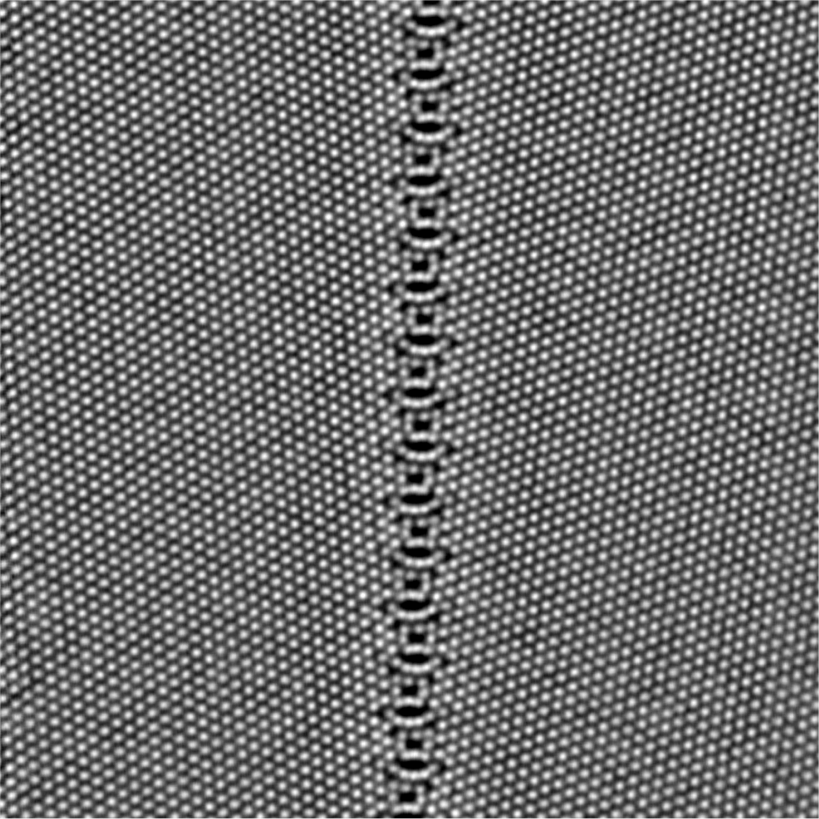
#> input picture Regression/segment/HAADF.tif, 1637 x 1638 px (shown at 1/2 size)
$ jupyter execute --allow-errors ai4STEM_segment.ipynb   (older library calls are emulated)
#> lines starting #> are read from the running program, lines starting #| are printed output that depends on the picture
### Regression/segment/saveLocalwindow.py
#!/bin/python

import sys
import os.path

import numpy as np
import math

from matplotlib import pyplot as plt

import makeScalebar
import makeWindowingFFT


def localwindow(image_in,stride_size,pixel_max):
    x_max = image_in.shape[0]
    y_max = image_in.shape[1]

    i = 0
    ni = 0
    while i < x_max-pixel_max:
        j = 0
        nj = 0
        ni = ni + 1

        while j < y_max-pixel_max:
            nj = nj + 1
            image = np.zeros((pixel_max,pixel_max))
            for x in range(0,pixel_max):
                for y in range(0,pixel_max):
                    image[x,y] = image_in[x+i,y+j]

            filename = "local_images_" + str(ni) + "_" + str(nj)
            plt.figure()
            plt.imshow(image,cmap='gray')
            #plt.colorbar()
            #plt.draw()
            plt.axis('off')
            plt.savefig(filename + '.png',bbox_inches='tight',pad_inches=0)

            makeWindowingFFT.windowFFT(image,filename)

            j += stride_size[1]


        i += stride_size[0]

### Regression/segment/makeScalebar.py
#!/usr/bin/python3.7

"""
This function draws a scale bar in an image based on the pixel size, typicall in pm and chosen scale bar width
typically in nm.
Input: a un- or processed image
Output: the image with a white scale bar, the image is also saved as high quality .png
"""

# Libraries
import matplotlib
import matplotlib.pyplot as plt
from matplotlib import rc
from matplotlib_scalebar.scalebar import ScaleBar


def scalebar(image, pixsize, file_path):
   # Display the image (using matplotlib) and draw scalebar
    plt.figure(1)
    plt.imshow(image, cmap='gray')
    plt.axis('off')
    rc('font', **{'family': 'sans-serif', 'sans-serif': ['Helvetica']})
    sb = ScaleBar(pixsize, units='nm', length_fraction=0.2, height_fraction=0.02, location='lower left', pad=0.2, \
        color='w', box_alpha=0, scale_loc='top', label_loc='top', font_properties={'family': 'sans-serif', \
        'weight': 'normal', 'size': 16})
    plt.gca().add_artist(sb)
    plt.savefig(file_path[0:-4] + '_sb.png', format='png', dpi=300, bbox_inches='tight', pad_inches=0)
    plt.show()

    plt.close()
    return image

### Regression/segment/makeWindowingFFT.py
import os
import cv2
import numpy as np
from matplotlib import pyplot as plt
import matplotlib.image as mpimg
from PIL import Image

from scipy.signal import get_window

def windowFFT(image,filename):
    #img = cv2.imread(filename,0)

    bw2d = np.outer(get_window('hanning',image.shape[0]), np.ones(image.shape[1]))
    bw2d_1 = np.transpose(np.outer(get_window('hanning',image.shape[1]), np.ones(image.shape[0])))
    w = np.sqrt(bw2d * bw2d_1)

    image = image * w

    f = np.fft.fft2(image)
    fshift = np.fft.fftshift(f)

    output = 10*np.log(np.abs(fshift))

    output2=np.zeros((64,64))
    for i in range(0,64):
        for j in range(0,64):
            output2[i,j] = output[int(float(output.shape[0])/float(2.0))-32+i,int(float(output.shape[1])/float(2.0))-32+j]

    if not os.path.exists('Windowed'):
        os.makedirs('Windowed')

    plt.figure()
    plt.imshow(image,cmap='gray')
    #plt.colorbar()
    #plt.draw()
    plt.axis('off')
    plt.savefig('Windowed/' + filename + '_window.png' ,bbox_inches='tight',pad_inches=0)#, dpi=17.5)

    if not os.path.exists('FFT'):
        os.makedirs('FFT')

    plt.figure()
    plt.imshow(output2,cmap='gray')
    #plt.colorbar()
    #plt.draw()
    plt.axis('off')
    plt.savefig('FFT/' + filename + '_fft.png',bbox_inches='tight',pad_inches=0)#, dpi=17.5)
    plt.close()

    return output2

### Regression/segment/ai4STEM_segment.ipynb
# Segmentation of STEM-HAADF image

Author: Byung Chul Yeo

Import modules

[cell 1]
import cv2
import makeScalebar
import makeWindowingFFT
import saveLocalwindow

Determine hyperparameters

[cell 2]
dx_origin = 0.004 # length value of input image per pixel (Unit: Angstrom)
dx_new = 0.02 # length value of new image per pixel (Unit: Angstrom)
stride_size = [64,64]
pixel_max = 64

Read experimental STEM image from file

[cell 3]
filename = "HAADF.tif"
image = cv2.imread(filename)
#> image is the input picture: shape (1638, 1637, 3); min 0, max 255, mean 110.5
image = image[:, :, 0]
#> image: shape (1638, 1637)
(Nx, Ny) = image.shape
#> Nx = 1638; Ny = 1637
print(image.shape)
#| (1638, 1637)

Resize and normalize experimental image

[cell 4]
new_Nx = int(float(Nx)*float(dx_origin)/float(dx_new))
#> new_Nx = 327
new_Ny = int(float(Ny)*float(dx_origin)/float(dx_new))
#> new_Ny = 327

image = cv2.resize(image, dsize=(new_Nx, new_Ny), interpolation=cv2.INTER_AREA)
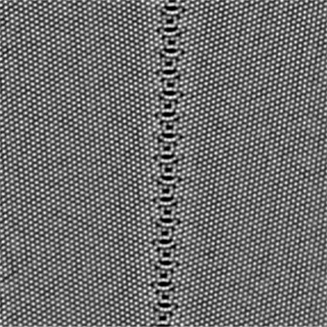
#> image: shape (327, 327); min 0, max 254, mean 110.5
image = cv2.normalize(image, None, alpha=0, beta=1, norm_type=cv2.NORM_MINMAX, dtype=cv2.CV_32F)

print(image.shape)
#| (327, 327)
makeScalebar.scalebar(image, dx_new, filename)
#> (the call stopped at in scalebar, `sb = ScaleBar(pixsize, units='nm', length_fraction=0.2, height_fractio..`: matplotlib_scalebar is not available in this run)

Segment the experimental image to local windows and save them (filename: local_window_x_y.png). Also, save windowed and fft images of corresponding local window in 'Windowed' and 'FFT' directories, respectively. (Use hanning window)

#> (a cell that did not finish here is left out)

#> after the loop in localwindow, `for x in range(0,pixel_max):`:
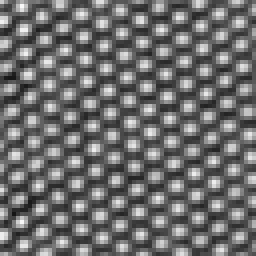
#> image: shape (64, 64) float64 (shown 4 times larger); min 0.0827, max 0.98, mean 0.435

$ run again, with Regression/segment/local_images_1_1.png saved as Regression/segment/HAADF.tif
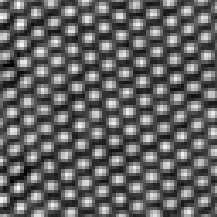
#> input picture Regression/segment/local_images_1_1.png, 217 x 217 px
#> image is the input picture: shape (217, 217, 3); min 0, max 255, mean 99.6
#| (217, 217)
#> `image = cv2.resize(image, dsize=(new_Nx, new_Ny), interpolation=cv2.IN..`:
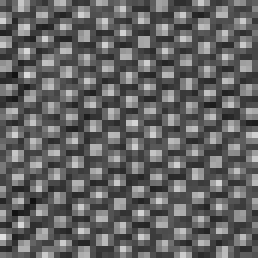
#> image: shape (43, 43) (shown 6 times larger); min 16, max 226, mean 99.6
#> `image = cv2.normalize(image, None, alpha=0, beta=1, norm_type=cv2.NORM..`:
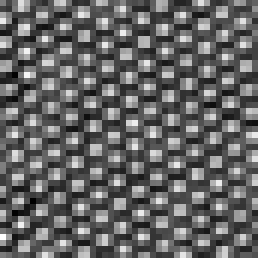
#> image: shape (43, 43) float32 (shown 6 times larger); min 0, max 1, mean 0.398
#| (43, 43)

$ run again, with Regression/segment/local_images_1_2.png saved as Regression/segment/HAADF.tif
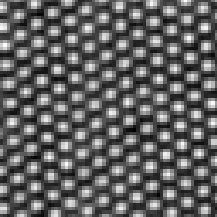
#> input picture Regression/segment/local_images_1_2.png, 217 x 217 px
#> image is the input picture: shape (217, 217, 3); min 0, max 255, mean 98.3
#| (217, 217)
#> `image = cv2.resize(image, dsize=(new_Nx, new_Ny), interpolation=cv2.IN..`:
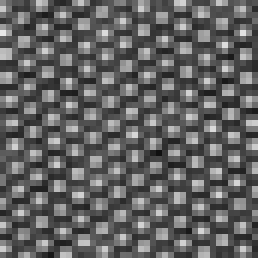
#> image: shape (43, 43) (shown 6 times larger); min 17, max 231, mean 98.3
#| (43, 43)

$ run again, with Regression/segment/local_images_1_3.png saved as Regression/segment/HAADF.tif
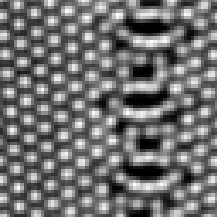
#> input picture Regression/segment/local_images_1_3.png, 217 x 217 px
#> image is the input picture: shape (217, 217, 3); min 0, max 255, mean 112.9
#| (217, 217)
#> `image = cv2.resize(image, dsize=(new_Nx, new_Ny), interpolation=cv2.IN..`:
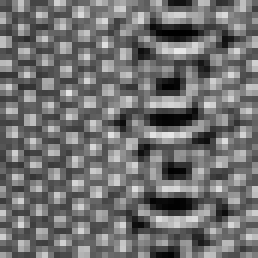
#> image: shape (43, 43) (shown 6 times larger); min 0, max 232, mean 112.9
#| (43, 43)
